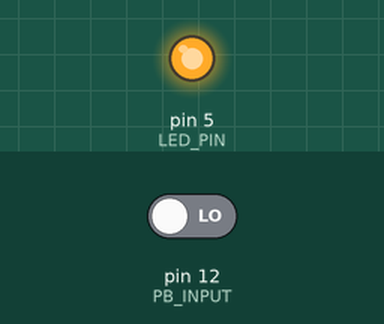
Bench run of a sketch on a simulated Arduino Uno, built with avr-gcc and run on an emulated ATmega328P. Parts: output pins drawn as LEDs (lit = HIGH). The inputs (shaded band) are chosen by the test bench; at power-on: pin 12 (PB_INPUT) LOW.

Above: at 1.2 s.
1.3 s: pin 12 (PB_INPUT) driven HIGH
At 2.5 s:
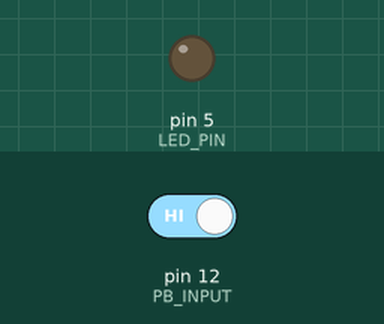
2.8 s: pin 12 (PB_INPUT) driven LOW
At 3.8 s:
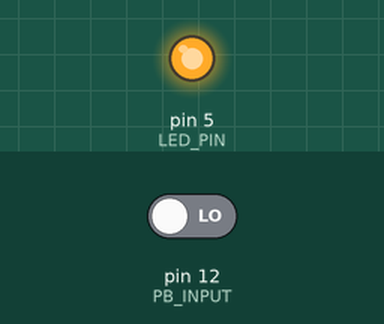
Timing chart, 0 to 5.8 s (numbered marks = the images above; inputs shaded):
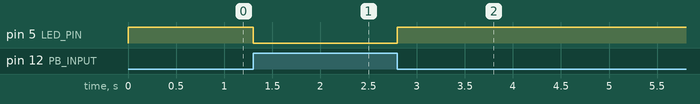

Measured:
- after the input at 1.3 s, pin 5 (LED_PIN): HIGH → LOW at once
- after the input at 2.8 s, pin 5 (LED_PIN): LOW → HIGH at once

The sketch:

digital_input_D12.ino
```cpp
#define LED_PIN 5
#define PB_INPUT 12

void setup() {
  pinMode(LED_PIN, OUTPUT);
  pinMode(PB_INPUT, INPUT);
}

int PB_state;

void loop() {
  PB_state = digitalRead(PB_INPUT);
  digitalWrite(LED_PIN, !PB_state);
}
```
